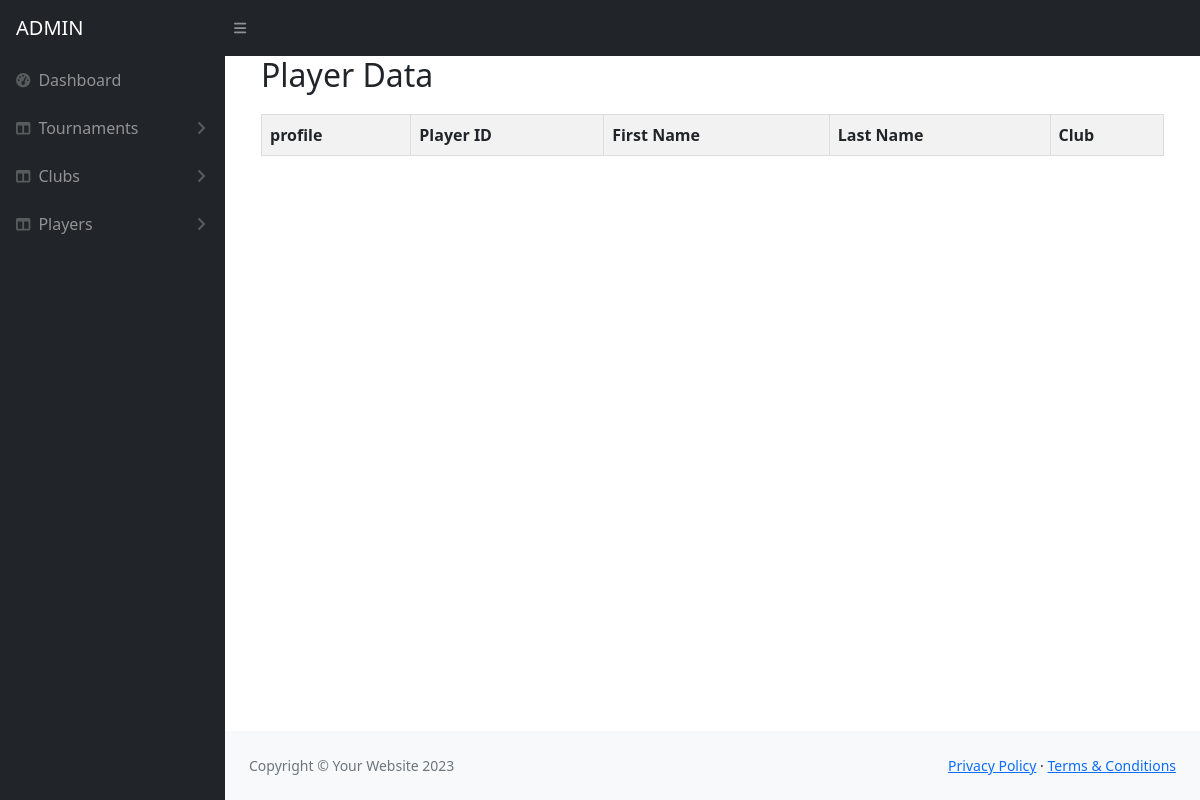
/dist/club3.php, run on an earlier commit of the app's database.
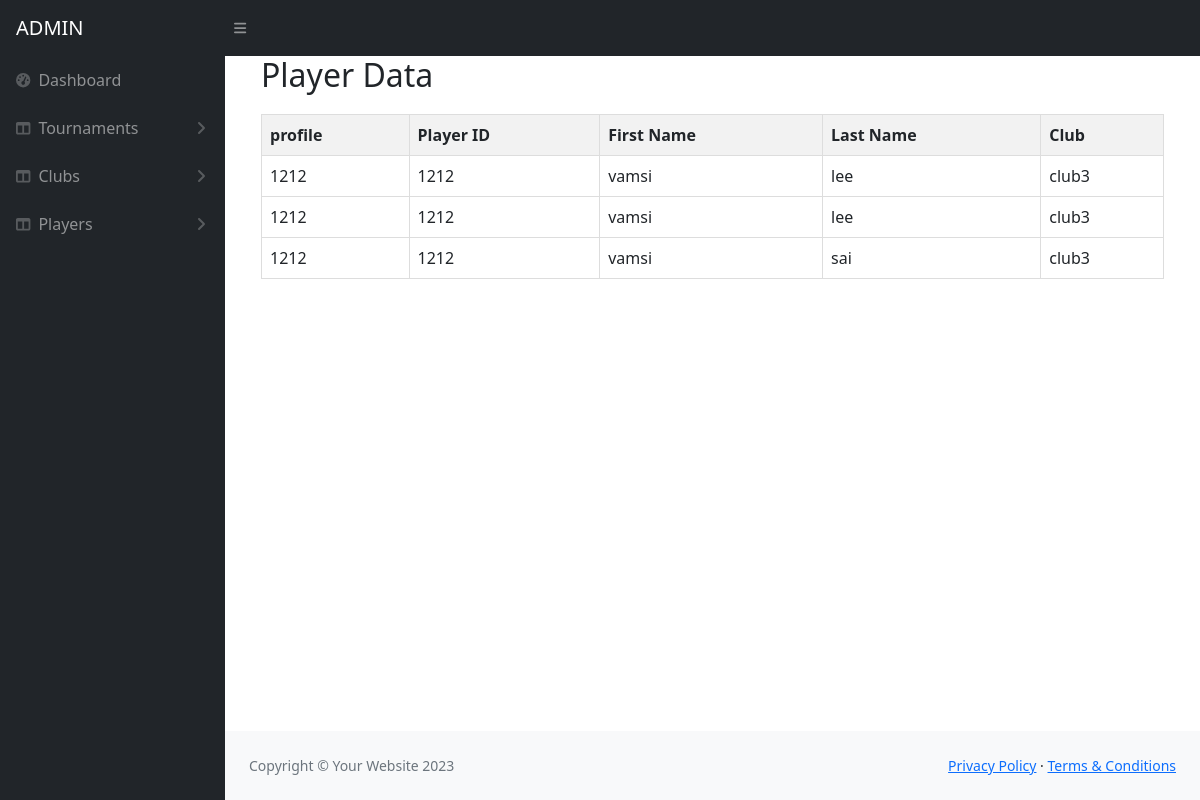
And on a later commit of the database.
### tables this page shows
CREATE TABLE `players_d` (
  `SNO` int(11) NOT NULL,
  `playerid` varchar(50) NOT NULL,
  `firstname` varchar(100) NOT NULL,
  `lastname` varchar(100) NOT NULL,
  `club` varchar(100) NOT NULL,
  `club2` varchar(100) NOT NULL,
  `club3` varchar(100) NOT NULL
);

### dist/club3.php (the view, shortened to what this page needs)
<?php
    include 'nav.php';
?>
 <main>
                <div class="container-fluid px-4">
                    <div class="container">
                        <h2>Player Data</h2>
                        <table>
                            <thead>
                                <tr>
                                    <th>profile</th>
                                    <th>Player ID</th>
                                    <th>First Name</th>
                                    <th>Last Name</th>
                                    <th>Club</th>
                                </tr>
                            </thead>
                            <tbody>
                                <?php
                                include 'connect.php';
                                $sql = "SELECT * FROM players_d WHERE club='club3'";
                                $result = mysqli_query($conn, $sql);
                                while ($row = mysqli_fetch_assoc($result)) {
                                    echo "<tr>";
                                    echo "<td>{$row['playerid']}</td>";
                                    echo "<td>{$row['playerid']}</td>";
                                    echo "<td>{$row['firstname']}</td>";
                                    echo "<td>{$row['lastname']}</td>";
                                    echo "<td>{$row['club']}</td>";
                                    echo "</tr>";
                                }
                                ?>
                            </tbody>
                        </table>
                    </div>
                </div>
            </main>
            <footer class="py-4 bg-light mt-auto">
                <div class="container-fluid px-4">
                    <div class="d-flex align-items-center justify-content-between small">
                        <div class="text-muted">Copyright &copy; Your Website 2023</div>
                        <div>
                            <a href="#">Privacy Policy</a>
                            &middot;
                            <a href="#">Terms &amp; Conditions</a>
                        </div>
                    </div>
                </div>
            </footer>
        </div>
    </div>

### dist/nav.php (shortened to what this page needs)
<!DOCTYPE html>
<html lang="en">
<head>
    <link href="https://cdn.jsdelivr.net/npm/simple-datatables@7.1.2/dist/style.min.css" rel="stylesheet" />
    <link href="css/styles.css" rel="stylesheet" />
</head>
<body class="sb-nav-fixed" >
    <nav class="sb-topnav navbar navbar-expand navbar-dark bg-dark">
        <a class="navbar-brand ps-3" href="index.php">ADMIN</a>
        <button class="btn btn-link btn-sm order-1 order-lg-0 me-4 me-lg-0" id="sidebarToggle" href="#!"><i class="fas fa-bars"></i></button>
    </nav>
    <div id="layoutSidenav">
        <div id="layoutSidenav_nav">
            <nav class="sb-sidenav accordion sb-sidenav-dark" id="sidenavAccordion">
                <div class="sb-sidenav-menu">
                    <div class="nav">
                        <a class="nav-link" href="index.php">
                            <div class="sb-nav-link-icon"><i class="fas fa-tachometer-alt"></i></div>
                            Dashboard
                        </a>
                        <a class="nav-link collapsed" href="#" data-bs-toggle="collapse" data-bs-target="#collapseLayouts" aria-expanded="false" aria-controls="collapseLayouts">
                            <div class="sb-nav-link-icon"><i class="fas fa-columns"></i></div>
                            Tournaments
                            <div class="sb-sidenav-collapse-arrow"><i class="fas fa-angle-down"></i></div>
                        </a>
                        <a class="nav-link collapsed" href="#" data-bs-toggle="collapse" data-bs-target="#collapseLayouts" aria-expanded="false" aria-controls="collapseLayouts">
                            <div class="sb-nav-link-icon"><i class="fas fa-columns"></i></div>
                            Clubs
                            <div class="sb-sidenav-collapse-arrow"><i class="fas fa-angle-down"></i></div>
                        </a>
                        <a class="nav-link collapsed" href="#" data-bs-toggle="collapse" data-bs-target="#collapseLayouts" aria-expanded="false" aria-controls="collapseLayouts">
                            <div class="sb-nav-link-icon"><i class="fas fa-columns"></i></div>
                            Players
                            <div class="sb-sidenav-collapse-arrow"><i class="fas fa-angle-down"></i></div>
                        </a>
            </nav>
        </div>
        <div id="layoutSidenav_content">

### dist/club3.php (style rules this page uses)
table { width: 100%; border-collapse: collapse; margin-top: 20px; }
th, td { border: 1px solid #ddd; padding: 8px; text-align: left; }
th { background-color: #f2f2f2; }

What changed in the data, as far as the page shows it:
now on this page (row edited): players_d: playerid "1212", firstname "vamsi", lastname "lee", club "club3"
now on this page (row edited): players_d: playerid "1212", firstname "vamsi", lastname "lee", club "club3"
now on this page (row edited): players_d: playerid "1212", firstname "vamsi", lastname "sai", club "club3"
